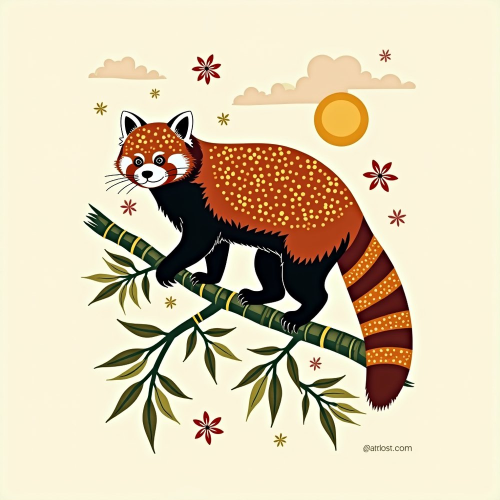
#> input picture src/assets/forge/red-panda.jpg, 1000 x 1000 px (shown at 1/2 size)
$ python -i inspect_textures.py   (imports and definitions only)
#> lines starting #> are read from the running program, lines starting #| are printed output that depends on the picture
#!/usr/bin/env python3
"""
inspect_textures.py — the flat textures the store's 3D inspect stage wraps onto its
models (js/inspect/inspect3d.js), written to src/assets/inspect/.

  magnet  <productId>.round.<hash>.webp, <productId>.square.<hash>.webp — the printed face alone, from
          magnet_gallery.badge_face (the same code that drew the product photographs),
          on the magnet's paper, transparent outside its outline.
  bottle  <docId>.bottle.<hash>.webp — the stamp scan the bottle carries, on the bottle's white,
          its perforated edge drawn as the faint line the product photographs show. Wrapped
          by inspect3d.js at its own proportions (never stretched).
  mug     <productId>.wrap.<hash>.webp — the mug's whole outer wall unrolled: circumference
          across, height down (82 mm x 95 mm, so 2.71:1). The print sits where it sits in
          the photographs: centred on the front, 0.92 rad either side, in the band from
          15% to 87% of the wall, on the glaze's white.

Plus src/js/inspect/index.json: {productId: {kind, round?, square?, wrap?}} — the page asks
it whether a product has a 3D view at all; anything not listed keeps its photographs only.
Hosting serves /assets/** as immutable for a year, so every texture carries the first 10
hex of its sha1 in its name (a re-render is a new URL), and the index lives under /js/,
which is no-cache. Textures this script wrote before and no longer lists are removed.

  python3 inspect_textures.py                    # every design in DESIGNS below
"""
from __future__ import annotations
import hashlib, io, json, math, re, sys
from pathlib import Path
from PIL import Image

import magnet_gallery as mg
import mug_gallery as mug

SRC = Path(__file__).resolve().parents[2] / "src"
OUT = SRC / "assets" / "inspect"
INDEX = SRC / "js" / "inspect" / "index.json"
C = Path("/Users/Rohan/Desktop/Kaayko_Catalogue_Sources")
M = Path("/Users/Rohan/Desktop/Forge/generated/madhubani_animals")

# upload name (product id = kaayko_<slug>_<type>) -> (art, medallion, has magnet product)
# 24 Oct 2026 evening, Rohan: new art for the giant squirrel, pangolin, skimmer and
# sloth bear (their round medallions looked poor as magnets); two new designs, the
# golden langur and the cheetah of Kuno; the Gir MUG carries the live Gir magnet's
# own drawing (lift_magnet_print.py), not the catalogue's newer lion; and the magnets
# of five designs are hidden from the store (chinkara, sarus crane, lion, blackbuck
# no. 2, african fish eagle) — their has_magnet is False here so no texture is built.
F4 = Path("/Users/Rohan/Desktop/Forge/generated/madhubani_animals")
DESIGNS = {
    "Barasingha": (C / "barasingha_tote/art/barasingha_barasingha.transparent.png", False, True),
    "Blackbuck": (C / "blackbuck_tote/art/04_blackbuck_madhubani_tshirt.transparent.png", False, True),
    "Crocodile": (C / "crocodile_tote/art/saltwater-crocodile_saltwater-crocodile.transparent.png", False, True),
    "FishingCat": (C / "fishing_cat_tote/art/fishing-cat_fishing-cat.transparent.png", False, True),
    "Florican": (C / "florican_tote/art/bengal-florican_bengal-florican.transparent.png", False, True),
    # the Gaur and Gir MAGNETS are the older live products: no new texture for them
    "Gaur": (C / "gaur_magnet/art/gaur_gaur.transparent.png", False, False),
    "Gir": (C / "gir_lion_magnet/art/asiatic-lion_gir-magnet-original.transparent.png", False, False),
    "Langur": (C / "langur_tote/art/gray-langur_gray-langur.transparent.png", False, True),
    "Peacock": (C / "peacock_tote/art/peacock_peacock.transparent.png", False, True),
    "Pitta": (C / "indian_pitta_tote/art/indian-pitta_indian-pitta.transparent.png", False, True),
    "Raccoon": (C / "racoon_tote/art/raccoon_raccoon.transparent.png", False, True),
    "Snow_Leopard": (C / "snow_leopard_tote/art/snow-leopard_snow-leopard.transparent.png", False, True),
    # 25 Oct 2026: the cheetah's round medallion replaced by Forge's HD render (Rohan);
    # the cut-out is cut_pockets.py on portfolio_v5_african_hd1280_seed13000/cheetah.png
    # (the card under its belly printed as a beige patch)
    "Cheetah": (C / "cheetah_hd/art/cheetah.transparent.png", False, True),
    **{n: (M / "portfolio_v5_african_round_seed15000" / f"{f}.png", True, True) for n, f in {
        "Secretary_Bird": "secretary-bird", "Plains_Zebra": "plains-zebra", "Hippo": "hippo",
        "African_Elephant": "african-elephant", "Giraffe": "giraffe",
        "Grey_Crowned_Crane": "grey-crowned-crane", "White_Rhino": "white-rhino"}.items()},
    "Red_Panda": (M / "portfolio_v4_indian_round_seed15100" / "red-panda.png", True, True),
    "Indian_Giant_Squirrel": (F4 / "portfolio_v4_guarded_seed9700" / "indian-giant-squirrel.png", False, True),
    "Indian_Pangolin": (C / "indian_pangolin/art/indian-pangolin.transparent.png", False, True),
    "Indian_Skimmer": (F4 / "portfolio_v4_hd1280_seed9600" / "indian-skimmer.png", False, True),
    "Sloth_Bear": (C / "sloth_bear/art/sloth-bear.transparent.png", False, True),
    "Golden_Langur": (C / "golden_langur/art/golden-langur.transparent.png", False, True),
    "Kuno_Cheetah": (C / "kuno_cheetah/art/cheetah.transparent.png", False, True),
    # 25 Oct 2026, Rohan: five new designs, each a mug and a magnet
    "Canyon_Wren": (F4.parent / "us_parks_20x8_tshirts_v1/parks/zion/canyon-wren/effort_01/render.png", False, True),
    "Himalayan_Marmot": (F4 / "portfolio_v3/himalayan-marmot/base.png", False, True),
    "Masked_Finfoot": (F4 / "portfolio_v3/masked-finfoot/base.png", False, True),
    "Small_Clawed_Otter": (F4 / "portfolio_v3/small-clawed-otter/base.png", False, True),
    "Bobcat": (C / "bobcat/art/bobcat.png", False, True),          # was ~/Desktop/BOBCat.png
}
# Hidden from the store (mug and magnet) on 24-25 Oct 2026 at Rohan's request, so no
# textures are built for them: Sarus_Crane, Lion, Chinkara, African_Fish_Eagle, Blackbuck2.

# The four C/... cut-outs above are cut_pockets.py runs on the Forge files (pockets of
# card the edge flood could not reach printed as cream patches): golden-langur from
# portfolio_v4_guarded_seed9700, indian-pangolin from portfolio_v4_hd1280_seed9600,
# sloth-bear from portfolio_v4_hd1280_seed9700, cheetah from
# portfolio_v5_african_fix_hd1280_seed13200.

# Bottles: Firestore doc id -> the stamp scan printed on it (24 Oct 2026; paired by eye
# against each bottle's photographs). Batch one's art is ~/Bottles/*stamp_x4.png (the
# README in Forge/generated/kaayko_bottles calls these the source artwork); batch two's
# is ~/Desktop/Kaayko_Stamps_v2.
BOT = Path("/Users/Rohan/Bottles"); ST2 = Path("/Users/Rohan/Desktop/Kaayko_Stamps_v2")
BOTTLES = {
    "2GlQkjNqJH1NyOIUmQ0J": BOT / "Poststamp_x4.png",            # India Postage
    "BeL1gqbF5Y6kWWJWeHFc": BOT / "AerialPoststamp_x4.png",      # First Aerial Post (portrait: a panel)
    "RWVJFJK0Q6tGeLawtRuY": BOT / "Evreststamp_x4.png",          # Conquest of Everest (the purple 2 As)
    "Z1vamuFaTPvjkWHFJhle": BOT / "Tiger2stamp_x4.png",          # Bengal Tiger (the walking tiger, 50 nP)
    "kGg8Q8df5bbcN8tLFx6Z": BOT / "Tigerstamp_x4.png",           # Tiger Conservation (IUCN, 1969)
    "mydE423HVE2f3rrpxcM6": BOT / "IndianRailwaysstamp_x4.png",  # Indian Railways
    "QKF9TpsYM6bCl8De4M9n": ST2 / "BlueMagpie_HD.png",           # Blue Magpie
    "5tAMxZe9eHJmwIjp9nJL": ST2 / "k2_HD.png",                   # K2
    "L0ZawQe4EOrDrk3EvG16": ST2 / "RiverDolphin.png",            # River Dolphin
    "yzCMEUlvYkoAdDInOgEE": ST2 / "Woodpecker_HD.png",           # Woodpecker
}

# The two older live magnets (Gaur, Gir): their faces exist only as photographs, so the
# 3D face is lifted off the original photograph, flat-lit, label and all (25 Oct 2026).
OLD_MAGNETS = {
    "kaayko_gaur_magnet": Path("/Users/Rohan/Desktop/Kaayko_Tote/_processed/kaayko_gaur_magnet/0.webp"),
    "kaayko_gir_magnet": Path("/Users/Rohan/Desktop/Kaayko_Tote/_processed/kaayko_gir_magnet/0.webp"),
}

# Totes (25 Oct 2026, Rohan: 3D for every product): product id -> the drawing printed on it
TOTE_ART = {
    "kaayko_barahsingha_tote": C / "barasingha_tote/art/barasingha_barasingha.transparent.png",
    "kaayko_blackbuck_tote": C / "blackbuck_tote/art/04_blackbuck_madhubani_tshirt.transparent.png",
    "kaayko_blackbuck2_tote": C / "blackbuck_tote_no_2/art/minimalist-madhubani-inspired-blackbuck-t-shirt-illustration.transparent.png",
    "kaayko_croc_tote": C / "crocodile_tote/art/saltwater-crocodile_saltwater-crocodile.transparent.png",
    "kaayko_fishingcat_tote": C / "fishing_cat_tote/art/fishing-cat_fishing-cat.transparent.png",
    "kaayko_florican_tote": C / "florican_tote/art/bengal-florican_bengal-florican.transparent.png",
    "kaayko_langur_tote": C / "langur_tote/art/gray-langur_gray-langur.transparent.png",
    "kaayko_peacock_tote": C / "peacock_tote/art/peacock_peacock.transparent.png",
    "kaayko_pitta_tote": C / "indian_pitta_tote/art/indian-pitta_indian-pitta.transparent.png",
    "kaayko_racoon_tote": C / "racoon_tote/art/raccoon_raccoon.transparent.png",
    "kaayko_snow-leopard_tote": C / "snow_leopard_tote/art/snow-leopard_snow-leopard.transparent.png",
}
# Stamp tees with the stamp scan on disk: doc id -> (scan, the tee's flat-lay photograph,
# from which the print's size and place on the chest are measured)
TS = Path("/Users/Rohan/Desktop/Kaayko_TShirts_v2")
STAMP_TEES = {
    "u1y09H1U1ozUasNKwOrU": (TS / "Revolution.jpg", TS / "Revolution1.png"),    # Freedom
    "ILCeSIYh1FI7K13Ur8ez": (TS / "Queen.jpg", TS / "Queen4.png"),              # Queen
    "MHLoIviEod8xPRHoEwj4": (TS / "Beethoven.jpg", TS / "Beethoven1.png"),      # Pt. Beethoven
    "8PnFf6bH3fwiH1dTCkFR": (TS / "Maurya.jpg", TS / "Chandragupta1.png"),      # Sandrokoptos
}

# Tees whose artwork exists only as photographs (MANIFEST.md): the print is lifted off
# the photo named here (a flat-lay where there is one), keyed off its fabric, and
# upscaled. doc id -> (photo, the colour the tee is in that photo)
U = C
LIFTED_TEES = {
    "qCI4Eiyxdt6SI9VT45qX": (U / "abe/upload_set/Abe1.png", "black"),                       # Abe
    "fByEJnlvdwayXv4OhIER": (U / "assault_bae/upload_set/AssaultBae_3.png", "black"),        # Assault Bae
    # every photograph of Broke is a WHITE tee; the catalogue lists Black (GAPS.md, 25 Oct 2026)
    "hYOk6UuqAoKChJ1dU9Tc": (U / "broke/upload_set/Broke_3.png", "white"),                  # Broke
    "XxOtSWqOLvFzLEVSSAwQ": (U / "hurry_up_and_live/upload_set/Live_3.png", "black"),        # Hurry Up and Live
    "y2ROcdW0AbjKCDDDV0bv": (U / "life_is_opinion/upload_set/Lifeisopinion_1.png", "black"), # Life is opinion
    "wV77tYkmibVgOQqEezX4": (U / "nagpur/upload_set/Nagpur_1.png", "black"),                 # Nagpur
    "LY46yu4JYwulIRmSAEg3": (U / "no_running_your/upload_set/NoRunning_1.png", "black"),     # No running your..
    "ceTDbeFfKG7UppCbUBM7": (U / "pikachu/upload_set/Pikachutya_1.png", "black"),            # Pikachu
    "Pqtt6rIQVbTBtKj4TQYh": (U / "self_aint_body/upload_set/nobody1.webp", "black"),        # Self ain't body
    "3uIpQlJEnvR1sDqaBLj5": (U / "straight_outta_sabarmati/upload_set/StraightOutta_2.png", "black"),
    "xyVsWqTkPcVbaiOCX0vv": (U / "the_great_climb/upload_set/Everest1.png", "black"),       # The Great Climb
}
# HTMLK is black ink on a charcoal tee, too close to its fabric to be found on its own:
# its area on the flat-lay is given by hand
TONAL_TEES = {"48NMICFJI5p0JeHDfzqA": (U / "htmlk/upload_set/HTMLK1.png", (0.35, 0.19, 0.70, 0.54))}
# Not in 3D: Courage (gFWf7rDGw8bNxxRz2yTf) — every photograph of it is a HOODIE, and a
# hoodie is not a tee; it waits for the right garment (GAPS.md, 25 Oct 2026).
UPSCALE_PY = Path("/Users/Rohan/.venv-upscale/bin/python")


# [16 lines left out: function upscaled, not called in this run]

# a design whose park is not the one its art file was composed for
NAME_OVERRIDE = {"Kuno_Cheetah": "KUNO", "Canyon_Wren": "ZION", "Himalayan_Marmot": "HEMIS",
                 "Masked_Finfoot": "SUNDARBANS", "Small_Clawed_Otter": "SUNDARBANS", "Bobcat": "BIG BEND"}
# (the parks Forge composed each render for: brand/madhubani/animals.json, the us_parks folder)

PAPER = tuple(mg.PAPER)
GLAZE = (249, 248, 245)


def slug(t: str) -> str:
    return re.sub(r"[^a-z0-9]+", "-", t.lower()).strip("-")


# [29 lines left out: functions park, magnet_face, mug_wrap, not called in this run]


def bottle_wrap(stamp: Path, width: int = 2048) -> Image.Image:
    """The stamp on white, its perforated outline a faint line, at its own proportions.

    The scan's paper is cream; printed on the bottle's white coat it reads as white (the
    photographs show a white margin, and a cream one looked like a stuck-on label in 3D,
    25 Oct 2026), so the scan is white-balanced on its own margin first."""
#> called with stamp = '../../src/assets/forge/red-panda.jpg', width = 2048
    from PIL import ImageFilter
    import numpy as np
    s = Image.open(stamp).convert("RGBA")
    s = s.resize((width, round(width * s.height / s.width)), Image.LANCZOS)
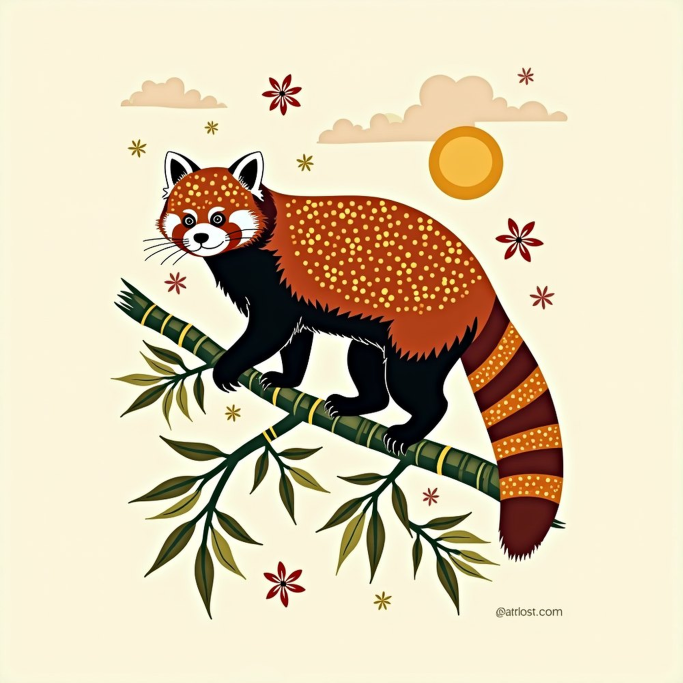
#> s: PIL image 2048x2048 RGBA (shown at 1/3 size); mean R, G, B, A 218.9, 205.3, 177.9, 255
    a = np.asarray(s).astype(np.float32)
    H, W = a.shape[:2]; m = max(4, int(min(H, W) * 0.035))
#> after `H, W = a.shape[:2]`: H = 2048; W = 2048
#> after `m = max(4, int(min(H, W) * 0.035))`: m = 71
    edge = np.zeros((H, W), bool); edge[:m] = edge[-m:] = True; edge[:, :m] = edge[:, -m:] = True
    paper = a[..., :3][edge & (a[..., 3] > 200)]
    paper = paper[paper.mean(axis=1) > np.percentile(paper.mean(axis=1), 40)]   # the paper, not the art's edge
    if len(paper):
        gain = np.clip(252.0 / np.median(paper, axis=0), 1.0, 1.15)
#> gain = [1, 1.02, 1.14]
        a[..., :3] = np.clip(a[..., :3] * gain, 0, 255)
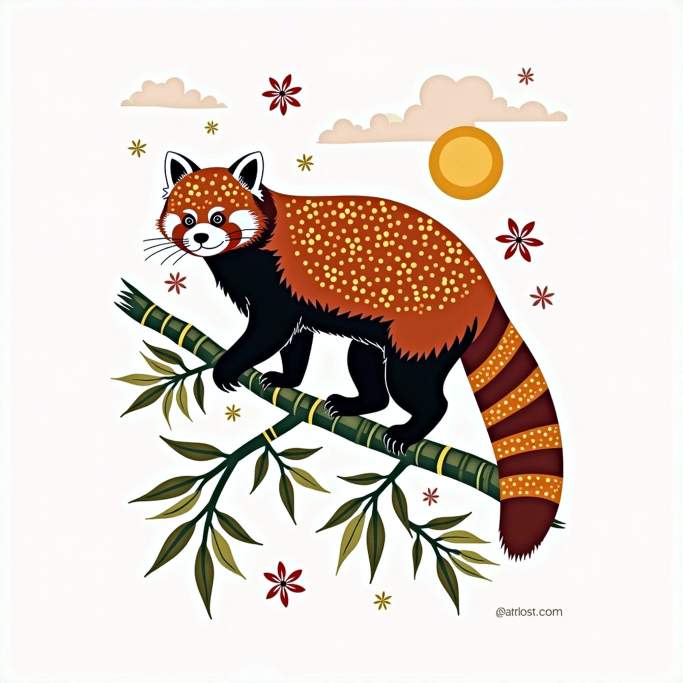
#> a: shape (2048, 2048, 4) float32 (shown at 1/3 size); mean R, G, B, A 221.5, 212.2, 204.3, 256
        s = Image.fromarray(a.astype(np.uint8), "RGBA")
    al = s.split()[-1]
#> al: PIL image 2048x2048 L; every value is 255
    edge = al.filter(ImageFilter.MaxFilter(5)).point(lambda v: 255 if v > 128 else 0)
    inner = al.filter(ImageFilter.MinFilter(3)).point(lambda v: 255 if v > 128 else 0)
    from PIL import ImageChops
    line = ImageChops.subtract(edge, inner).filter(ImageFilter.GaussianBlur(0.8))
#> line: PIL image 2048x2048 L; every value is 0
    out = Image.new("RGB", s.size, (255, 255, 255))
#> out: PIL image 2048x2048 RGB; every value is 255
    out.paste(Image.new("RGB", s.size, (214, 211, 205)), (0, 0), line.point(lambda v: int(v * 0.55)))
    out.paste(s.convert("RGB"), (0, 0), al)
    return out


# [73 lines left out: functions save, main, not called in this run]


# [2 lines not run here, left out]

>>> result = bottle_wrap('../../src/assets/forge/red-panda.jpg')

$ run again, on src/assets/forge/brown-winged-kingfisher.jpg
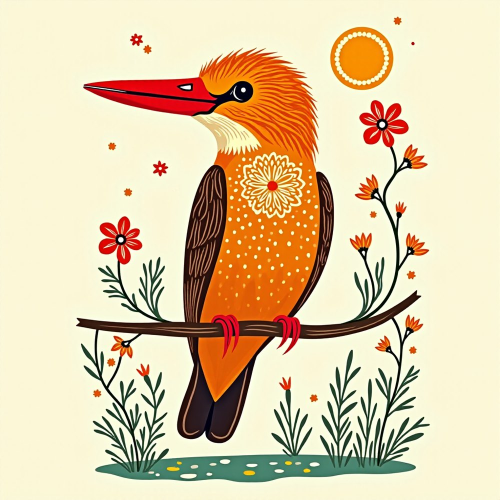
#> input picture src/assets/forge/brown-winged-kingfisher.jpg, 1000 x 1000 px (shown at 1/2 size)
#> in bottle_wrap, `s = s.resize((width, round(width * s.height / s.width)), Image.LANCZOS)`:
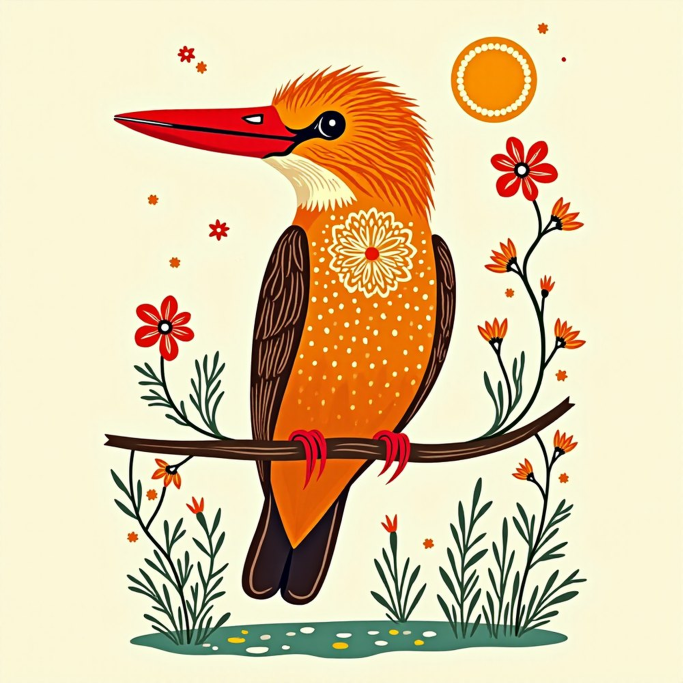
#> s: PIL image 2048x2048 RGBA (shown at 1/3 size); mean R, G, B, A 222.9, 202.6, 167.5, 255
#> gain = [1, 1.02, 1.15]
#> in bottle_wrap, `a[..., :3] = np.clip(a[..., :3] * gain, 0, 255)`:
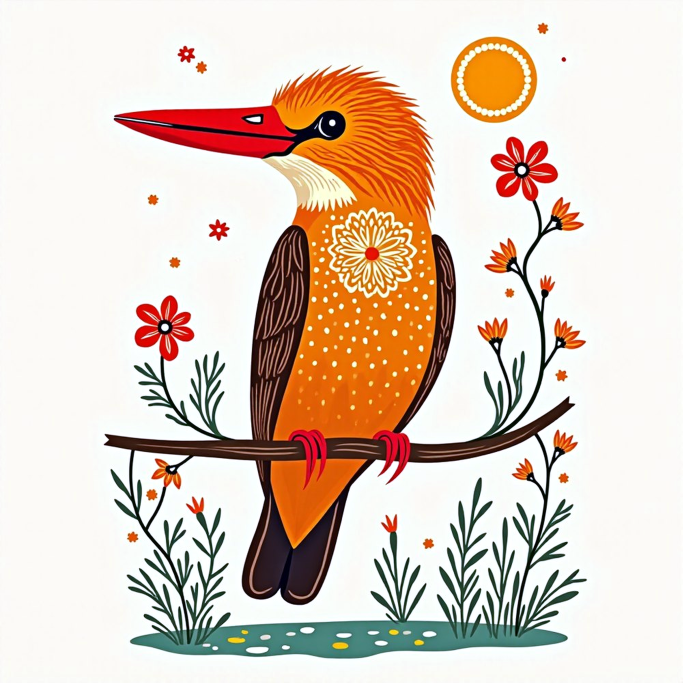
#> a: shape (2048, 2048, 4) float32 (shown at 1/3 size); mean R, G, B, A 226.2, 207.4, 194.2, 256
#> al: PIL image 2048x2048 L; every value is 255
#> line: PIL image 2048x2048 L; every value is 0

$ run again, on src/assets/forge/cheetah.jpg
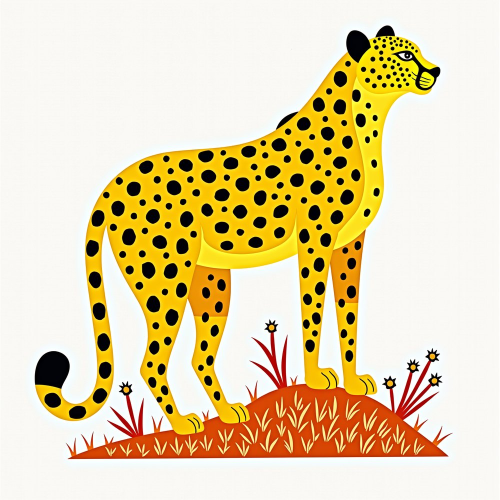
#> input picture src/assets/forge/cheetah.jpg, 1000 x 1000 px (shown at 1/2 size)
#> in bottle_wrap, `s = s.resize((width, round(width * s.height / s.width)), Image.LANCZOS)`:
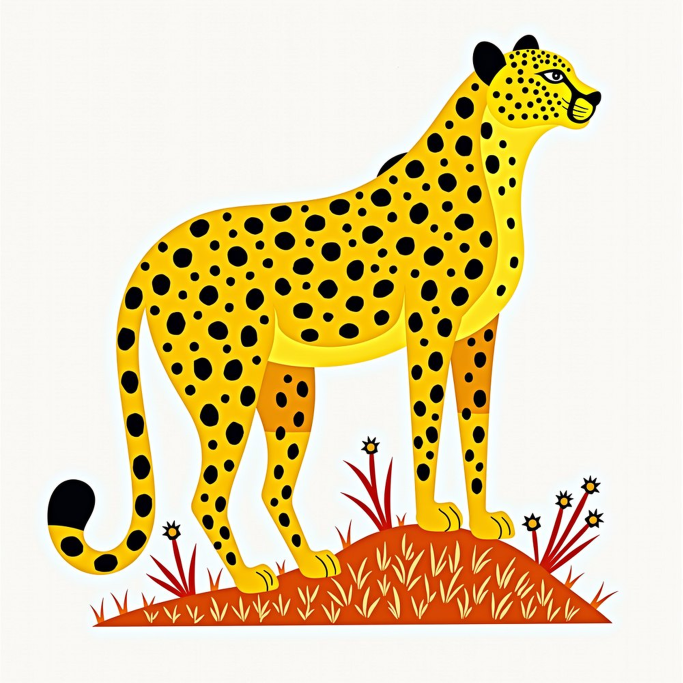
#> s: PIL image 2048x2048 RGBA (shown at 1/3 size); mean R, G, B, A 229.8, 212.6, 171.1, 255
#> gain = [1.01, 1.01, 1.03]
#> al: PIL image 2048x2048 L; every value is 255
#> line: PIL image 2048x2048 L; every value is 0
